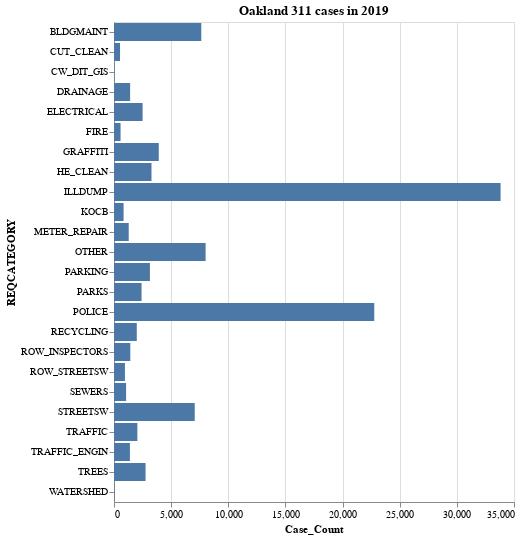

Notebook cell for this chart:
### Markdown cell above
#### Let's visualize this summary table!

Before we run the Altair code below, let's take a closer look:

```python
alt.Chart(category_counts_2019).mark_bar().encode(
    x='Case_Count',
    y='REQCATEGORY'
).properties(
    title='Oakland 311 cases in 2019'
)
```
The first part of the code `alt.Chart()` requires you to fill the first argument with a dataframe, in this case `category_counts_2019`.

The next part of the code `mark_bar()` specifies a bar chart. (If you want a line chart, you'd use `mark_line()`.)

After that, `.encode()` tells Altair which columns to use for the `x` and `y` axes.

If you want to add a title, you'd use Altair's `.properties()` method.

### Code cell
alt.Chart(category_counts_2019).mark_bar().encode(
    x='Case_Count',
    y='REQCATEGORY'
).properties(
    title='Oakland 311 cases in 2019'
)

### Figure 1 — Vega-Lite specification as saved in the notebook (floating-point values rounded to 4 significant figures)
{"config": {"view": {"continuousWidth": 400, "continuousHeight": 300}}, "data": {"name": "data-0b53057bf75d9b2fd1159252d6c6c89a"}, "mark": "bar", "encoding": {"x": {"type": "quantitative", "field": "Case_Count"}, "y": {"type": "nominal", "field": "REQCATEGORY"}}, "title": "Oakland 311 cases in 2019", "$schema": "https://vega.github.io/schema/vega-lite/v4.8.1.json", "datasets": {"data-0b53057bf75d9b2fd1159252d6c6c89a": [{"REQCATEGORY": "ILLDUMP", "Case_Count": 33826}, {"REQCATEGORY": "POLICE", "Case_Count": 22774}, {"REQCATEGORY": "OTHER", "Case_Count": 8016}, {"REQCATEGORY": "BLDGMAINT", "Case_Count": 7638}, {"REQCATEGORY": "STREETSW", "Case_Count": 7064}, {"REQCATEGORY": "GRAFFITI", "Case_Count": 3918}, {"REQCATEGORY": "HE_CLEAN", "Case_Count": 3281}, {"REQCATEGORY": "PARKING", "Case_Count": 3144}, {"REQCATEGORY": "TREES", "Case_Count": 2761}, {"REQCATEGORY": "ELECTRICAL", "Case_Count": 2504}, {"REQCATEGORY": "PARKS", "Case_Count": 2410}, {"REQCATEGORY": "TRAFFIC", "Case_Count": 2045}, {"REQCATEGORY": "RECYCLING", "Case_Count": 1993}, {"REQCATEGORY": "ROW_INSPECTORS", "Case_Count": 1426}, {"REQCATEGORY": "DRAINAGE", "Case_Count": 1409}, {"REQCATEGORY": "TRAFFIC_ENGIN", "Case_Count": 1394}, {"REQCATEGORY": "METER_REPAIR", "Case_Count": 1289}, {"REQCATEGORY": "SEWERS", "Case_Count": 1058}, {"REQCATEGORY": "ROW_STREETSW", "Case_Count": 957}, {"REQCATEGORY": "KOCB", "Case_Count": 839}, {"REQCATEGORY": "FIRE", "Case_Count": 574}, {"REQCATEGORY": "CUT_CLEAN", "Case_Count": 529}, {"REQCATEGORY": "WATERSHED", "Case_Count": 34}, {"REQCATEGORY": "CW_DIT_GIS", "Case_Count": 28}]}}
